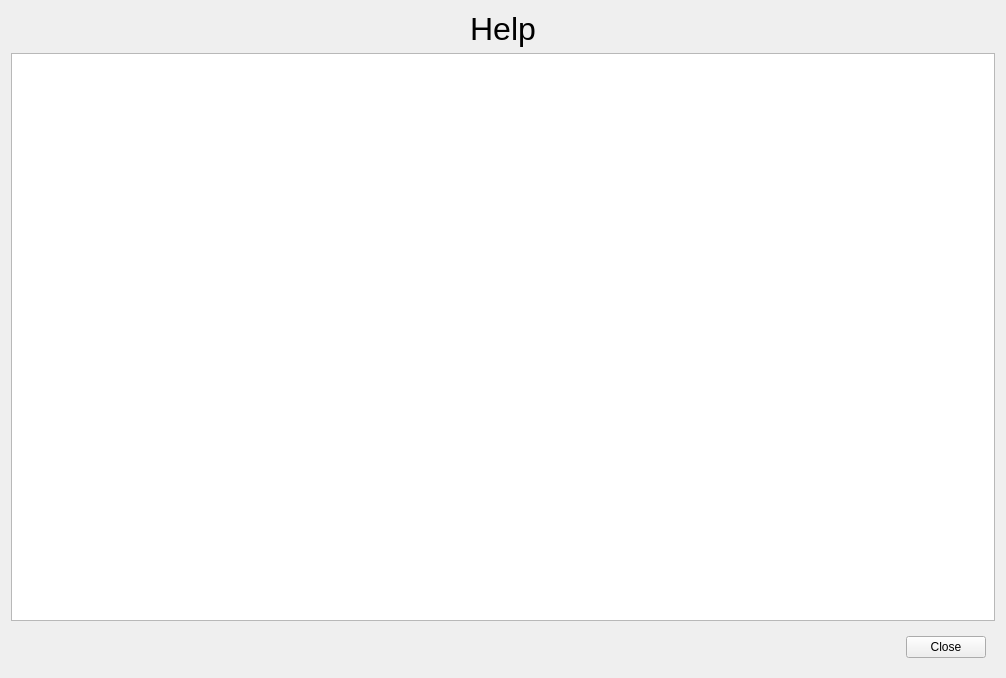
<?xml version="1.0" encoding="UTF-8"?>
<ui version="4.0">
 <class>HelpWidget</class>
 <widget class="QWidget" name="HelpWidget">
  <property name="geometry">
   <rect>
    <x>0</x>
    <y>0</y>
    <width>1006</width>
    <height>678</height>
   </rect>
  </property>
  <property name="windowTitle">
   <string>HelpWidget</string>
  </property>
  <layout class="QVBoxLayout" name="verticalLayout">
   <item>
    <widget class="QLabel" name="label">
     <property name="font">
      <font>
       <pointsize>24</pointsize>
      </font>
     </property>
     <property name="text">
      <string>Help</string>
     </property>
     <property name="alignment">
      <set>Qt::AlignCenter</set>
     </property>
    </widget>
   </item>
   <item>
    <widget class="QTableWidget" name="tableWidget"/>
   </item>
   <item>
    <widget class="QWidget" name="widget" native="true">
     <layout class="QHBoxLayout" name="horizontalLayout">
      <item>
       <spacer name="horizontalSpacer">
        <property name="orientation">
         <enum>Qt::Horizontal</enum>
        </property>
        <property name="sizeHint" stdset="0">
         <size>
          <width>40</width>
          <height>20</height>
         </size>
        </property>
       </spacer>
      </item>
      <item>
       <widget class="QPushButton" name="pushButton">
        <property name="sizePolicy">
         <sizepolicy hsizetype="Fixed" vsizetype="Fixed">
          <horstretch>0</horstretch>
          <verstretch>0</verstretch>
         </sizepolicy>
        </property>
        <property name="layoutDirection">
         <enum>Qt::LeftToRight</enum>
        </property>
        <property name="text">
         <string>Close</string>
        </property>
        <property name="flat">
         <bool>false</bool>
        </property>
       </widget>
      </item>
     </layout>
    </widget>
   </item>
  </layout>
 </widget>
 <resources/>
 <connections/>
</ui>
